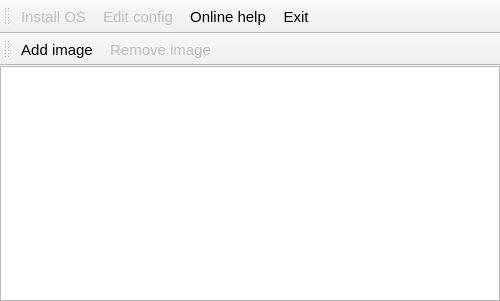
<?xml version="1.0" encoding="UTF-8"?>
<ui version="4.0">
 <class>MainWindow</class>
 <widget class="QMainWindow" name="MainWindow">
  <property name="geometry">
   <rect>
    <x>0</x>
    <y>0</y>
    <width>500</width>
    <height>301</height>
   </rect>
  </property>
  <property name="font">
   <font>
    <pointsize>11</pointsize>
   </font>
  </property>
   <widget class="QWidget" name="centralWidget">
   <layout class="QHBoxLayout" name="horizontalLayout">
    <property name="margin">
     <number>0</number>
    </property>
    <item>
     <widget class="QListWidget" name="list">
      <property name="font">
       <font>
        <pointsize>12</pointsize>
       </font>
      </property>
      <property name="spacing">
       <number>1</number>
      </property>
     </widget>
    </item>
   </layout>
  </widget>
  <widget class="QToolBar" name="mainToolBar">
   <property name="iconSize">
    <size>
     <width>22</width>
     <height>22</height>
    </size>
   </property>
   <property name="toolButtonStyle">
    <enum>Qt::ToolButtonTextBesideIcon</enum>
   </property>
   <attribute name="toolBarArea">
    <enum>TopToolBarArea</enum>
   </attribute>
   <attribute name="toolBarBreak">
    <bool>false</bool>
   </attribute>
   <addaction name="actionWrite_image_to_disk"/>
   <addaction name="actionEdit_config"/>
   <addaction name="actionBrowser"/>
   <addaction name="actionCancel"/>
  </widget>
  <widget class="QToolBar" name="advToolBar">
   <property name="windowTitle">
    <string/>
   </property>
   <property name="toolButtonStyle">
    <enum>Qt::ToolButtonTextBesideIcon</enum>
   </property>
   <attribute name="toolBarArea">
    <enum>TopToolBarArea</enum>
   </attribute>
   <attribute name="toolBarBreak">
    <bool>true</bool>
   </attribute>
   <addaction name="actionAdd_image"/>
   <addaction name="actionRemove_image"/>
  </widget>
  <action name="actionWrite_image_to_disk">
   <property name="enabled">
    <bool>false</bool>
   </property>
   <property name="icon">
    <iconset resource="icons.qrc">
     <normaloff>:/icons/backups.png</normaloff>:/icons/backups.png</iconset>
   </property>
   <property name="text">
    <string>Install OS</string>
   </property>
   <property name="toolTip">
    <string>Install OS</string>
   </property>
   <property name="shortcut">
    <string>Return</string>
   </property>
  </action>
  <action name="actionCancel">
   <property name="icon">
    <iconset resource="icons.qrc">
     <normaloff>:/icons/door_in.png</normaloff>:/icons/door_in.png</iconset>
   </property>
   <property name="text">
    <string>Exit</string>
   </property>
   <property name="shortcut">
    <string>Esc</string>
   </property>
  </action>
  <action name="actionAdvanced">
   <property name="checkable">
    <bool>true</bool>
   </property>
   <property name="icon">
    <iconset resource="icons.qrc">
     <normaloff>:/icons/setting_tools.png</normaloff>:/icons/setting_tools.png</iconset>
   </property>
   <property name="text">
    <string>Advanced</string>
   </property>
  </action>
  <action name="actionAdd_image">
   <property name="icon">
    <iconset resource="icons.qrc">
     <normaloff>:/icons/add.png</normaloff>:/icons/add.png</iconset>
   </property>
   <property name="text">
    <string>Add image</string>
   </property>
  </action>
  <action name="actionRemove_image">
   <property name="enabled">
    <bool>false</bool>
   </property>
   <property name="icon">
    <iconset resource="icons.qrc">
     <normaloff>:/icons/delete.png</normaloff>:/icons/delete.png</iconset>
   </property>
   <property name="text">
    <string>Remove image</string>
   </property>
  </action>
  <action name="actionEdit_config">
   <property name="enabled">
    <bool>false</bool>
   </property>
   <property name="icon">
    <iconset resource="icons.qrc">
     <normaloff>:/icons/page_white_edit.png</normaloff>:/icons/page_white_edit.png</iconset>
   </property>
   <property name="text">
    <string>Edit config</string>
   </property>
  </action>
  <action name="actionBrowser">
   <property name="icon">
    <iconset resource="icons.qrc">
     <normaloff>:/icons/world.png</normaloff>:/icons/world.png</iconset>
   </property>
   <property name="text">
    <string>Online help</string>
   </property>
   <property name="toolTip">
    <string>Online help</string>
   </property>
  </action>
 </widget>
 <layoutdefault spacing="6" margin="11"/>
 <resources>
  <include location="icons.qrc"/>
 </resources>
 <connections/>
</ui>
